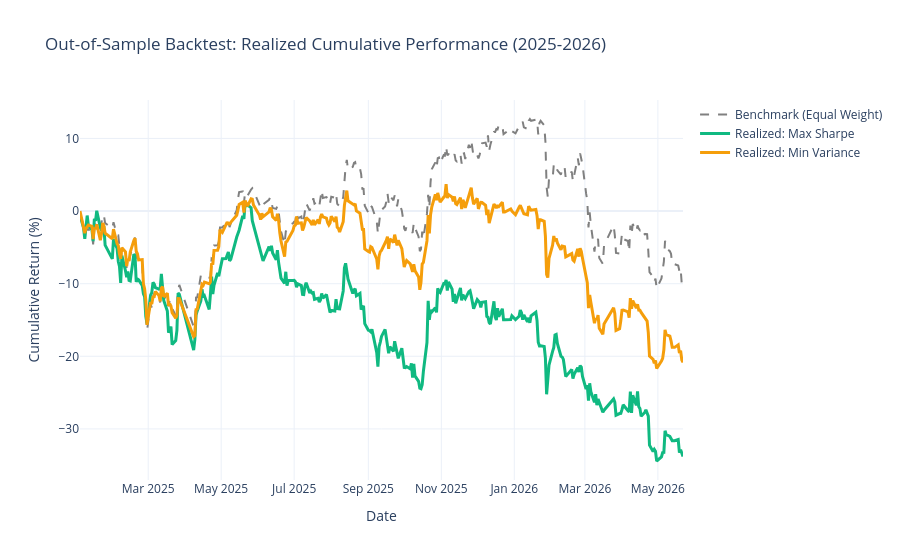

Notebook cell for this chart:
### Markdown cell above
## 2. Realized vs. Predicted Chart

### Code cell
fig = plot_backtest_performance([res_ms, res_mv], benchmark)
fig.show()

### Figure 1 — Plotly figure (JSON) as saved in the notebook; plotly's stock layout.template omitted (floating-point values rounded to 4 significant figures; data arrays with more than 128 entries replaced by an {"elided": "..."} marker saying what was removed)
{"data": [{"line": {"color": "gray", "dash": "dash", "width": 2}, "mode": "lines", "name": "Benchmark (Equal Weight)", "type": "scatter", "x": {"elided": "326 str values"}, "y": {"elided": "326 float values"}}, {"line": {"color": "#10B981", "width": 3}, "mode": "lines", "name": "Realized: Max Sharpe", "type": "scatter", "x": {"elided": "326 str values"}, "y": {"elided": "326 float values"}}, {"line": {"color": "#F59E0B", "width": 3}, "mode": "lines", "name": "Realized: Min Variance", "type": "scatter", "x": {"elided": "326 str values"}, "y": {"elided": "326 float values"}}], "layout": {"hovermode": "x unified", "title": {"text": "Out-of-Sample Backtest: Realized Cumulative Performance (2025-2026)"}, "xaxis": {"title": {"text": "Date"}}, "yaxis": {"title": {"text": "Cumulative Return (%)"}}}}
